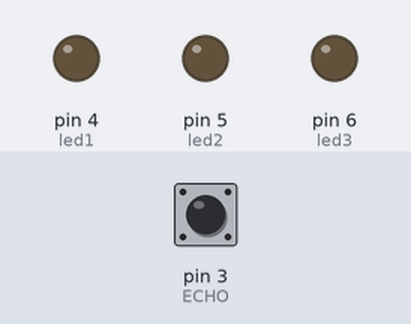
This sketch was run on a simulated Arduino Uno, built with avr-gcc and run on an emulated ATmega328P. Parts: output pins drawn as LEDs (lit = HIGH). The inputs (shaded band) are chosen by the test bench; at power-on: pin 3 (ECHO) LOW. Pins used as bus, display or sensor lines are not drawn.

Above: at 1.2 s.
1.3 s: pin 3 (ECHO) pulsed HIGH 5 times (0.12 s each, 0.3 s apart)
At 3.8 s:
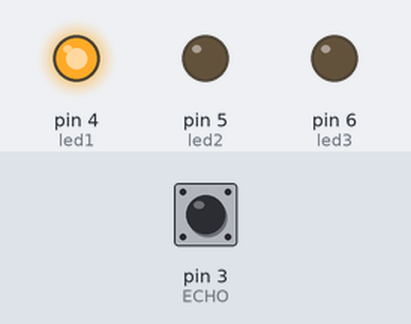
At 6.5 s:
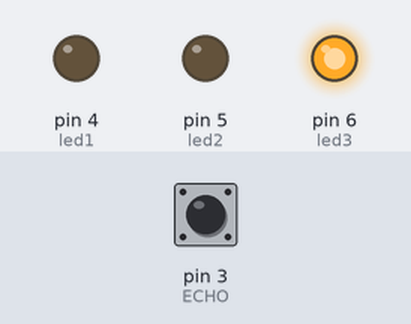
Timing chart, 0 to 8.0 s (numbered marks = the images above; inputs shaded):
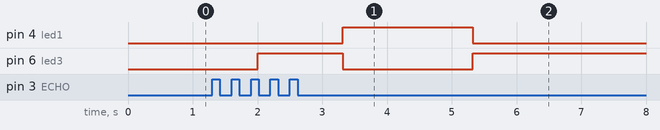

The sketch:

sensordemovimiento.ino
```cpp
int TRIG = 2;
int ECHO = 3;
int led1 = 4;
int led2 = 5;
int led3 = 6;
long tiempo;
long distancia;

void setup() {
  pinMode(TRIG, OUTPUT);
  pinMode(ECHO, INPUT);
  pinMode(led1, OUTPUT);
  pinMode(led2, OUTPUT);
  pinMode(led3, OUTPUT);
}

void loop() {
  digitalWrite(TRIG,0);
  delayMicroseconds(5);
  digitalWrite(TRIG, HIGH);
  tiempo=pulseIn(ECHO, HIGH);
  tiempo = tiempo/2;
  distancia = int(0.034*tiempo);
  Serial.print("Distancia ");
  Serial.print(distancia);
  Serial.println(" cm");
  delay(1000);

  if (distancia <= 10){
    digitalWrite(led1, LOW);
    digitalWrite(led2, LOW);
    digitalWrite(led3, HIGH);
  }else if((distancia > 10)&&(distancia <= 20)){
    digitalWrite(led1, LOW);
    digitalWrite(led2, HIGH);
    digitalWrite(led3, LOW);
  }else if(distancia > 20){
    digitalWrite(led1, HIGH);
    digitalWrite(led2, LOW);
    digitalWrite(led3, LOW);
  }
}
```

Measured:
- after the input at 1.3 s, pin 4 (led1): LOW → HIGH after 2.0 s, → LOW 2.0 s later
